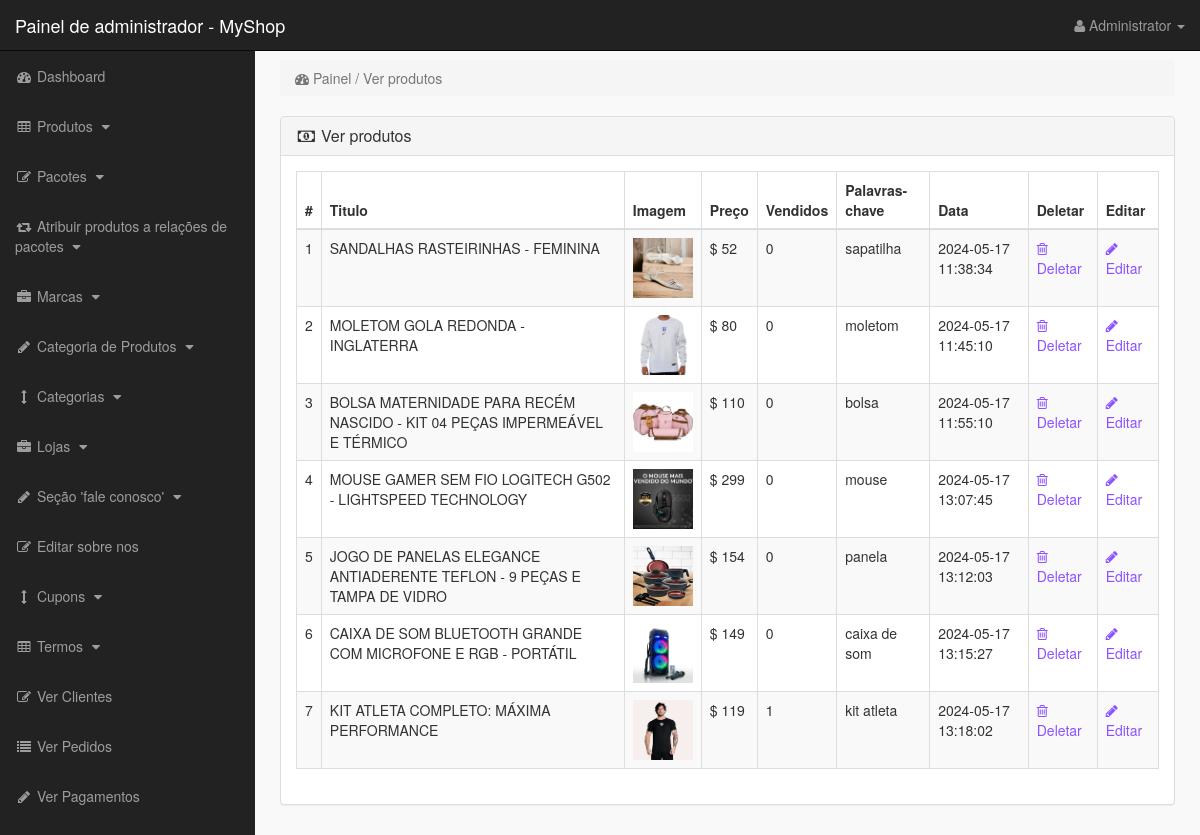
/admin_area/index.php?view_products (signed in), run on the app's committed database.
### tables this page shows
CREATE TABLE IF NOT EXISTS `products` (
  `product_id` int(10) NOT NULL AUTO_INCREMENT,
  `p_cat_id` int(10) NOT NULL,
  `cat_id` int(10) NOT NULL,
  `manufacturer_id` int(10) NOT NULL,
  `date` timestamp NOT NULL DEFAULT current_timestamp() ON UPDATE current_timestamp(),
  `product_title` text NOT NULL,
  `product_url` text NOT NULL,
  `product_img1` text NOT NULL,
  `product_img2` text NOT NULL,
  `product_img3` text NOT NULL,
  `product_price` int(10) NOT NULL,
  `product_psp_price` int(100) NOT NULL,
  `product_desc` text NOT NULL,
  `product_features` text NOT NULL,
  `product_video` text NOT NULL,
  `product_keywords` text NOT NULL,
  `product_label` text NOT NULL,
  `status` varchar(255) NOT NULL,
  PRIMARY KEY (`product_id`)
);

### admin_area/view_products.php (the view)
<?php
if(!isset($_SESSION['admin_email'])){
echo "<script>window.open('login.php','_self')</script>";
}
else {
?>
<div class="row">
<div class="col-lg-12" >
<ol class="breadcrumb" >
<li class="active" >
<i class="fa fa-dashboard"></i> Painel / Ver produtos
</li>
</ol>
</div>
</div>
<div class="row" >
<div class="col-lg-12" >
<div class="panel panel-default" >
<div class="panel-heading" >
<h3 class="panel-title" >
<i class="fa fa-money fa-fw" ></i> Ver produtos
</h3>
</div>
<div class="panel-body" >
<div class="table-responsive" >
<table class="table table-bordered table-hover table-striped" >
<thead>
<tr>
<th>#</th>
<th>Titulo</th>
<th>Imagem</th>
<th>Preço</th>
<th>Vendidos</th>
<th>Palavras-chave</th>
<th>Data</th>
<th>Deletar</th>
<th>Editar</th>
</tr>
</thead>
<tbody>
<?php
$i = 0;
$get_pro = "select * from products where status='product'";
$run_pro = mysqli_query($con,$get_pro);
while($row_pro=mysqli_fetch_array($run_pro)){
$pro_id = $row_pro['product_id'];
$pro_title = $row_pro['product_title'];
$pro_image = $row_pro['product_img1'];
$pro_price = $row_pro['product_price'];
$pro_keywords = $row_pro['product_keywords'];
$pro_date = $row_pro['date'];
$i++;
?>
<tr>
<td><?php echo $i; ?></td>
<td><?php echo $pro_title; ?></td>
<td><img src="product_images/<?php echo $pro_image; ?>" width="60" height="60"></td>
<td>$ <?php echo $pro_price; ?></td>
<td>
<?php
$get_sold = "select * from pending_orders where product_id='$pro_id'";
$run_sold = mysqli_query($con,$get_sold);
$count = mysqli_num_rows($run_sold);
echo $count;
?>
</td>
<td> <?php echo $pro_keywords; ?> </td>
<td><?php echo $pro_date; ?></td>
<td>
<a href="index.php?delete_product=<?php echo $pro_id; ?>">
<i class="fa fa-trash-o"> </i> Deletar
</a>
</td>
<td>
<a href="index.php?edit_product=<?php echo $pro_id; ?>">
<i class="fa fa-pencil"> </i> Editar
</a>
</td>
</tr>
<?php } ?>
</tbody>
</table>
</div>
</div>
</div>
</div>
</div>
<?php } ?>

### admin_area/index.php (shortened to what this page needs)
<?php
include("includes/db.php");
if(!isset($_SESSION['admin_email'])){
echo "<script>window.open('login.php','_self')</script>";
}
else {
?>
<?php
$admin_session = $_SESSION['admin_email'];
$get_admin = "select * from admins  where admin_email='$admin_session'";
$run_admin = mysqli_query($con,$get_admin);
$row_admin = mysqli_fetch_array($run_admin);
$admin_name = $row_admin['admin_name'];
?>
<!DOCTYPE html>
<html>
<head>
<link href="css/bootstrap.min.css" rel="stylesheet">
<link href="css/style.css" rel="stylesheet">
<link href="font-awesome/css/font-awesome.min.css" rel="stylesheet" >
</head>
<body>
<div id="wrapper">
<?php include("includes/sidebar.php");  ?>
<div id="page-wrapper">
<div class="container-fluid">
<?php
if(isset($_GET['view_products'])){
include("view_products.php");
}
?>
</div>
</div>
</div>
</body>
</html>
<?php } ?>

### admin_area/includes/sidebar.php (shortened to what this page needs)
<?php
if(!isset($_SESSION['admin_email'])){
echo "<script>window.open('login.php','_self')</script>";
}
else {
?>
<nav class="navbar navbar-inverse navbar-fixed-top" >
<div class="navbar-header" >
<a class="navbar-brand" href="index.php?dashboard" >Painel de administrador - MyShop</a>
</div>
<ul class="nav navbar-right top-nav" >
<li class="dropdown" >
<a href="#" class="dropdown-toggle" data-toggle="dropdown" >
<i class="fa fa-user" ></i>
<?php echo $admin_name; ?> <b class="caret" ></b>
</a>
</li>
</ul>
<div class="collapse navbar-collapse navbar-ex1-collapse">
<ul class="nav navbar-nav side-nav">
<li>
<a href="index.php?dashboard">
<i class="fa fa-fw fa-dashboard"></i> Dashboard
</a>
</li>
<li>
<a href="#" data-toggle="collapse" data-target="#products">
<i class="fa fa-fw fa-table"></i> Produtos
<i class="fa fa-fw fa-caret-down"></i>
</a>
</li>
<li>
<a href="#" data-toggle="collapse" data-target="#bundles">
<i class="fa fa-fw fa-edit"></i> Pacotes
<i class="fa fa-fw fa-caret-down"></i>
</a>
</li>
<li>
<a href="#" data-toggle="collapse" data-target="#relations">
<i class="fa fa-fw fa-retweet"></i> Atribuir produtos a relações de pacotes
<i class="fa fa-fw fa-caret-down"></i>
</a>
</li>
<li>
<a href="#" data-toggle="collapse" data-target="#manufacturers">
<i class="fa fa-fw fa-briefcase"></i> Marcas
<i class="fa fa-fw fa-caret-down"></i>
</a>
</li>
<li>
<a href="#" data-toggle="collapse" data-target="#p_cat">
<i class="fa fa-fw fa-pencil"></i> Categoria de Produtos
<i class="fa fa-fw fa-caret-down"></i>
</a>
</li>
<li>
<a href="#" data-toggle="collapse" data-target="#cat">
<i class="fa fa-fw fa-arrows-v"></i> Categorias
<i class="fa fa-fw fa-caret-down"></i>
</a>
</li>
<li>
<a href="#" data-toggle="collapse" data-target="#store">
<i class="fa fa-fw fa-briefcase"></i> Lojas
<i class="fa fa-fw fa-caret-down"></i>
</a>
</li>
<li>
<a href="#" data-toggle="collapse" data-target="#contact_us">
<i class="fa fa-fw fa-pencil"> </i> Seção 'fale conosco'
<i class="fa fa-fw fa-caret-down"></i>
</a>
</li>
<li>
<a href="index.php?edit_about_us">
<i class="fa fa-fw fa-edit"></i> Editar sobre nos
</a>
</li>
<li>
<a href="#" data-toggle="collapse" data-target="#coupons">
<i class="fa fa-fw fa-arrows-v"></i> Cupons
<i class="fa fa-fw fa-caret-down"></i>
</a>
</li>
<li>
<a href="#" data-toggle="collapse" data-target="#terms" >
<i class="fa fa-fw fa-table"></i> Termos
<i class="fa fa-fw fa-caret-down"></i>
</a>
</li>
<li>
<a href="index.php?view_customers">
<i class="fa fa-fw fa-edit"></i> Ver Clientes
</a>
</li>
<li>
<a href="index.php?view_orders">
<i class="fa fa-fw fa-list"></i> Ver Pedidos
</a>
</li>
<li>
<a href="index.php?view_payments">
<i class="fa fa-fw fa-pencil"></i> Ver Pagamentos
</a>
</li>
<li>
<a href="#" data-toggle="collapse" data-target="#users">
</a>
</li>
</ul>
</div>
</nav>
<?php } ?>

### admin_area/css/style.css (style rules this page uses)
body { margin-top:100px; }
@media (min-width: 768px) { body { margin-top:50px; } }
#wrapper { padding-left:0; }
#page-wrapper { width:100%; padding:0; background-color:#F9F9F9; }
@media (min-width: 768px) { #wrapper { padding-left:255px; } }
@media (min-width: 768px) { #page-wrapper { padding:10px; } }
.top-nav { padding:0 15px; }
.top-nav>li { display:inline-block; float:left; }
.top-nav>li>a { padding-top:15px; padding-bottom:15px; line-height:20px; color:#999; }
@media (min-width: 768px) { .side-nav { position:fixed; top:51px; width:255px; border-radius:0; overflow-y:auto; background-color: #222; bottom:0; overflow-x:hidden; padding-bottom:40px; } }
@media (min-width: 768px) { .side-nav>li>a { width:255px; } }
.panel-body { border-radius:5px; }

### data on the page
products: product_title "SANDALHAS RASTEIRINHAS - FEMININA", product_img1 (picture), product_price "52", count "0", product_keywords "sapatilha", date "2024-05-17 11:38:34"
products: product_title "MOLETOM GOLA REDONDA - INGLATERRA", product_img1 (picture), product_price "80", count "0", product_keywords "moletom", date "2024-05-17 11:45:10"
products: product_title "BOLSA MATERNIDADE PARA RECÉM NASCIDO - KIT 04 PEÇAS IMPERMEÁVEL E TÉRMICO", product_img1 (picture), product_price "110", count "0", product_keywords "bolsa", date "2024-05-17 11:55:10"
products: product_title "MOUSE GAMER SEM FIO LOGITECH G502 - LIGHTSPEED TECHNOLOGY", product_img1 (picture), product_price "299", count "0", product_keywords "mouse", date "2024-05-17 13:07:45"
products: product_title "JOGO DE PANELAS ELEGANCE ANTIADERENTE TEFLON - 9 PEÇAS E TAMPA DE VIDRO", product_img1 (picture), product_price "154", count "0", product_keywords "panela", date "2024-05-17 13:12:03"
products: product_title "CAIXA DE SOM BLUETOOTH GRANDE COM MICROFONE E RGB - PORTÁTIL", product_img1 (picture), product_price "149", count "0", product_keywords "caixa de som", date "2024-05-17 13:15:27"
products: product_title "KIT ATLETA COMPLETO: MÁXIMA PERFORMANCE", product_img1 (picture), product_price "119", count "1", product_keywords "kit atleta", date "2024-05-17 13:18:02"

### other printed values
$admin_name "Administrator"
